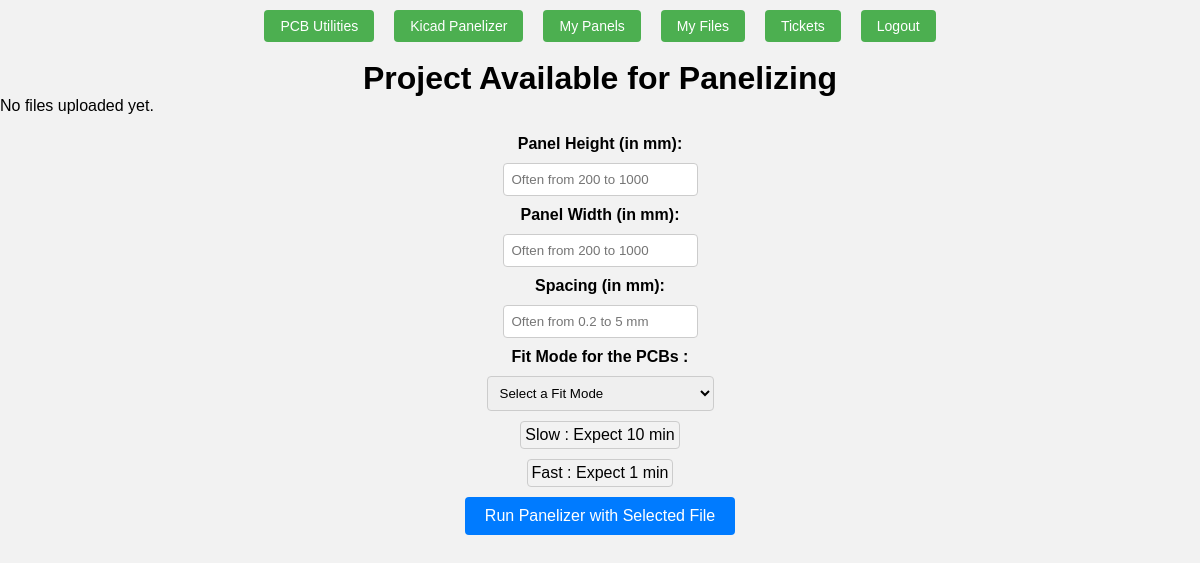
/panelizer_kicad/ (signed in), run on an earlier commit of the app's database.
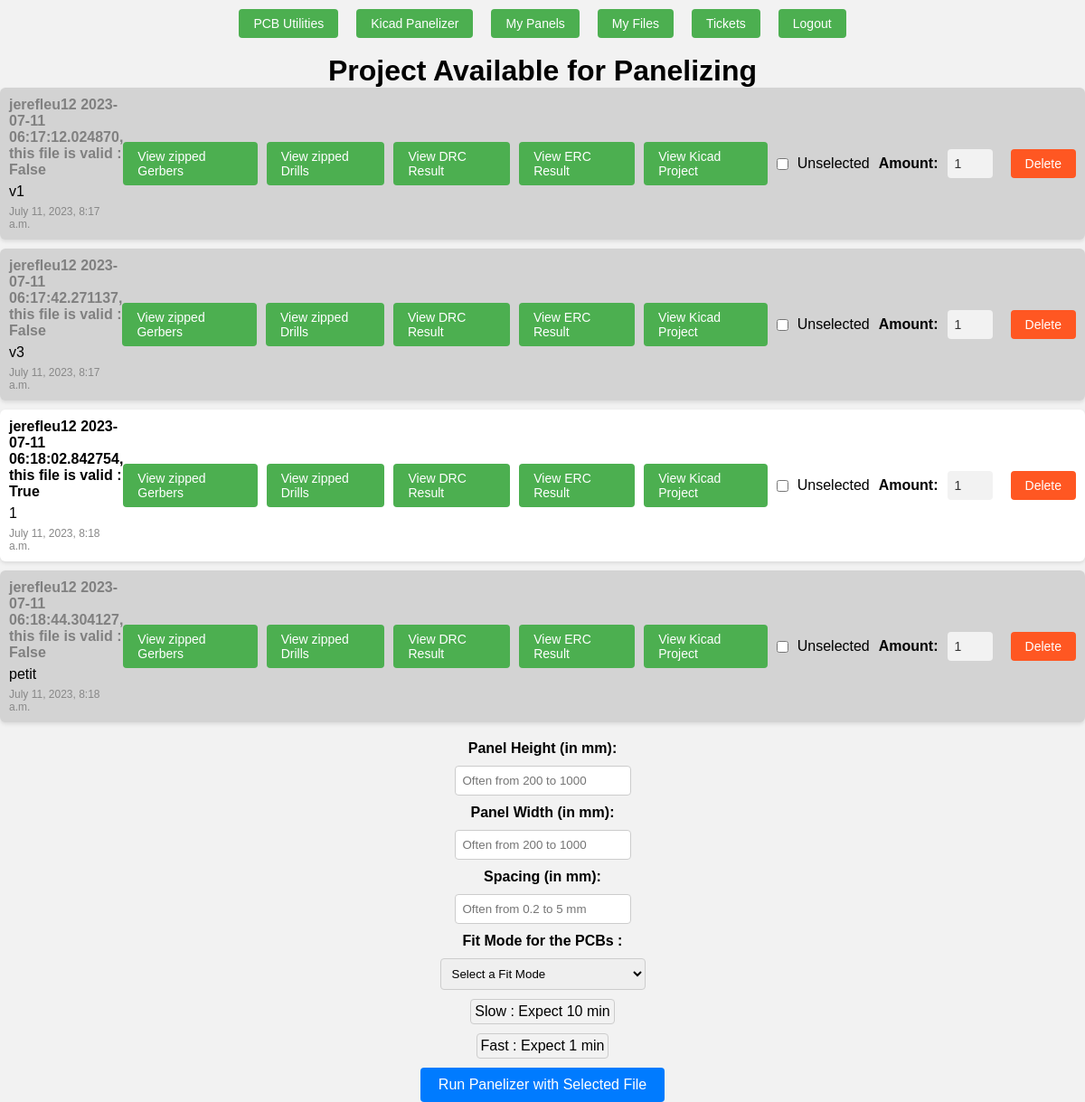
And on a later commit of the database.
### myapp/models.py (models this page shows, shortened)
class ResultFile(models.Model):
    user = models.ForeignKey(User, on_delete=models.CASCADE)
    uploaded_file = models.ForeignKey(UploadedFile, on_delete=models.CASCADE, default=None)
    zippedGerbers = models.FileField(upload_to='uploads/')
    zippedDrills = models.FileField(upload_to='uploads/')
    DRCresult = models.FileField(upload_to='uploads/')
    ERCresult = models.FileField(upload_to='uploads/')
    pdf_file = models.FileField(upload_to='uploads/', default='uploads/test.pdf')
    description = models.TextField(max_length=100, default='')
    uploaded_at = models.DateTimeField(auto_now_add=True)
    filename = models.TextField(max_length=100, default='')
    valid = models.BooleanField(default=False)
    version = models.IntegerField(default=1)
    locked = models.BooleanField(default=False)
    Errors = models.OneToOneField(Drc_error, on_delete=models.CASCADE)
    isToProduce = models.BooleanField(default=False)
    isInProduction = models.BooleanField(default=False)
    isProduced = models.BooleanField(default=False)
    amount = models.IntegerField(default=0)
    productionStep = models.CharField(
        max_length=17,
        choices=ProductionStep.choices,
        default=ProductionStep.OPTION_1
    )

### myapp/views.py (the view)
# urls.py: path('panelizer_kicad/', panelizer_kicad, name='panelizer_kicad'),
@staff_member_required(login_url='login')
def panelizer_kicad(request):
    user = request.user  # Get the currently logged-in user
    selected_files = request.POST.getlist('selected_files')
    board_height = request.POST.getlist('board_height')
    board_width = request.POST.getlist('board_width')
    fit_mode = request.POST.getlist('fit_mode')
    spacing = request.POST.getlist('spacing')
    if user.is_staff:
        resultfiles = ResultFile.objects.all().filter(isToProduce = True)
    else:
        resultfiles = ResultFile.objects.filter(user=user)
    context = {'resultfiles': resultfiles,
               'selected_files':selected_files,
               'board_height':board_height,
               'board_width':board_width,
               'fit_mode': fit_mode,
               'spacing': spacing,
               }
    return render(request, 'panelizer_kicad.html', context)

### myapp/templates/panelizer_kicad.html (shortened to what this page needs)
{% load static %}
{% include 'header.html' %}
<!DOCTYPE html>
<html>
<head>
  <link rel="stylesheet" type="text/css" href="{% static 'css/panelizer_kicad.css' %}">
</head>
<body>
<h1>Project Available for Panelizing</h1>
<form action="{% url 'run_script' %}" method="post">
    {% if resultfiles%}
    <ul class="file-list">
      {% for file in resultfiles  %}
        {% if file.valid %}
          <li class="file-item">
        {% else %}
          <li class="file-item-not-valid">
        {% endif %}
          <div class="file-details">
            {% if file.valid %}
              <p class="file-name-valid">{{ file.filename}}, this file is valid : {{ file.valid}}</p>
              <p class="file-description">{{ file.description }}</p>
              <p class="file-date">{{ file.uploaded_at }}</p>
            {% else %}
              <p class="file-name-not-valid">{{ file.filename}}, this file is valid : {{ file.valid}}</p>
              <p class="file-description">{{ file.description }}</p>
              <p class="file-date">{{ file.uploaded_at }}</p>
            {% endif %}
          </div>
          <a href="{% url 'view_file' file_id=file.id file_type='zippedGerbers' %}" class="file-button">View zipped Gerbers</a>
          <a href="{% url 'view_file' file_id=file.id file_type='zippedDrills' %}" class="file-button">View zipped Drills</a>
          <a href="{% url 'view_file' file_id=file.id file_type='DRCresult' %}" class="file-button">View DRC Result</a>
          <a href="{% url 'view_file' file_id=file.id file_type='ERCresult' %}" class="file-button">View ERC Result</a>
          <a href="{% url 'view_file' file_id=file.id file_type='uploaded_file' %}" class="file-button">View Kicad Project</a>
          {% if user.is_staff%}
          <label class="checkbox-label">
            <input type="checkbox" class="file-checkbox" name="selected_files" value="{{ file.id }}">
            <span class="checkbox-text">Unselected</span>
          </label>
          {% endif%}
          <div class="amount-selector">
            <label for="amount_{{ file.id }}" class="amount-label">Amount:</label>
            <input type="number" id="amount_{{ file.id }}" class="amount-input" name="amount_{{ file.id }}" value="{{ file.amount }}" min="0">
          </div>
          <button class="delete-button" data-file-type="result_file" data-file-id="{{ file.id }}">Delete</button>
        </li>
      {% empty %}
        <li>No files uploaded yet.</li>
      {% endfor %}
    </ul>
  {% else %}
    <p>No files uploaded yet.</p>
  {% endif %}
  {% if user.is_staff %}
  <div class="panel-section">
      <label for="board_height" class="panel-info">Panel Height (in mm):</label>
      <input type="number" id="board_height" name="board_height" required minlength="1" size="16" placeholder="Often from 200 to 1000" class="panel-input">
      <label for="board_width" class="panel-info">Panel Width (in mm):</label>
      <input type="number" id="board_width" name="board_width" required minlength="1" size="16" placeholder="Often from 200 to 1000" class="panel-input">
      <label for="spacing" class="panel-info">Spacing (in mm):</label>
      <input type="number" id="spacing" name="spacing" required minlength="1" size="16" placeholder="Often from 0.2 to 5 mm" class="panel-input">
      <label for="fit_mode" class="panel-info">Fit Mode for the PCBs :</label>
        <select id="fit_mode" name="fit_mode" required class="panel-input">
          <option value="">Select a Fit Mode</option>
        </select>
        <p class="panel-subinfo">Slow : Expect 10 min</p>
        <p class="panel-subinfo">Fast : Expect 1 min</p>
      <button type="submit" class="panel-button">Run Panelizer with Selected File</button>
  </div>
  {% endif %}
</form>
</body>
</html>

What changed in the data, as far as the page shows it:
now on this page (row edited): ResultFile: filename "jerefleu12 2023-07-11 06:17:12.024870", valid "False", description "v1", uploaded_at "July 11, 2023, 8:17 a.m.", id "1"
now on this page (row edited): ResultFile: filename "jerefleu12 2023-07-11 06:17:42.271137", valid "False", description "v3", uploaded_at "July 11, 2023, 8:17 a.m.", amount "1"
now on this page (row edited): ResultFile: filename "jerefleu12 2023-07-11 06:18:02.842754", valid "True", description "1", uploaded_at "July 11, 2023, 8:18 a.m.", amount "1"
now on this page (row edited): ResultFile: filename "jerefleu12 2023-07-11 06:18:44.304127", valid "False", description "petit", uploaded_at "July 11, 2023, 8:18 a.m.", amount "1"
Also different on the page:
text no longer shown: "No files uploaded yet."
